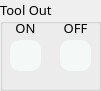
   <widget class="QGroupBox" name="groupBox_6">
    <property name="geometry">
     <rect>
      <x>520</x>
      <y>210</y>
      <width>101</width>
      <height>91</height>
     </rect>
    </property>
    <property name="font">
     <font>
      <family>나눔스퀘어 네오 Heavy</family>
      <pointsize>10</pointsize>
     </font>
    </property>
    <property name="title">
     <string>Tool Out</string>
    </property>
    <widget class="QLineEdit" name="TOOL_OUT_ON">
     <property name="geometry">
      <rect>
       <x>10</x>
       <y>40</y>
       <width>31</width>
       <height>31</height>
      </rect>
     </property>
     <property name="font">
      <font>
       <family>Bernard MT Condensed</family>
      </font>
     </property>
     <property name="styleSheet">
      <string notr="true">border-radius: 10px;
background-color: rgb(244, 248, 247);</string>
     </property>
    </widget>
    <widget class="QLineEdit" name="TOOL_OUT_OFF">
     <property name="geometry">
      <rect>
       <x>60</x>
       <y>40</y>
       <width>31</width>
       <height>31</height>
      </rect>
     </property>
     <property name="font">
      <font>
       <family>Bernard MT Condensed</family>
      </font>
     </property>
     <property name="styleSheet">
      <string notr="true">border-radius: 10px;
background-color: rgb(244, 248, 247);</string>
     </property>
    </widget>
    <widget class="QLabel" name="label_32">
     <property name="geometry">
      <rect>
       <x>10</x>
       <y>20</y>
       <width>31</width>
       <height>16</height>
      </rect>
     </property>
     <property name="font">
      <font>
       <family>나눔스퀘어 네오 Regular</family>
      </font>
     </property>
     <property name="text">
      <string>ON</string>
     </property>
     <property name="alignment">
      <set>Qt::AlignCenter</set>
     </property>
    </widget>
    <widget class="QLabel" name="label_33">
     <property name="geometry">
      <rect>
       <x>60</x>
       <y>20</y>
       <width>31</width>
       <height>16</height>
      </rect>
     </property>
     <property name="font">
      <font>
       <family>나눔스퀘어 네오 Regular</family>
      </font>
     </property>
     <property name="text">
      <string>OFF</string>
     </property>
     <property name="alignment">
      <set>Qt::AlignCenter</set>
     </property>
    </widget>
   </widget>
